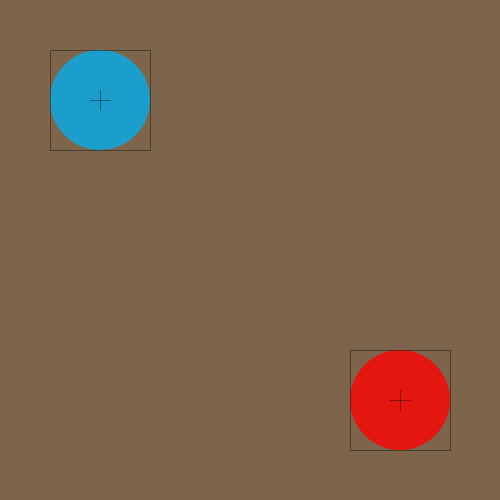
Frame 1 (no input)
Frame 60 (the mouse pressed at the canvas centre just before this capture): identical to frame 1, image omitted
Frame 120 (the mouse held since frame 60 and released just before this capture): identical to frame 1, image omitted

The Processing sketch that drew this single still picture (run headless with seeded random() and noise(); from frame 60 on, the mouse is pressed at the canvas centre):

// Processing sketch: PointBall_BallBallCollisionDetection
// ── PointBall_BallBallCollisionDetection.pde
/*
POINT/BALL, BALL/BALL COLLISION DETECTION
 Jeff Thompson
 April 2011
 
 Demonstrates basic point/ball and ball/ball collision detection using a
 series of "if" statements and bounding boxes.
 
 Nearly all games are built on the intersection of objects; from complex 
 actions like gunfire, car collisions, or hitting a baseball to the very 
 simple like walking up to a wall without going through it or exerting 
 force on a box without pushing past its surface.  
 
 While it appears complex, collision detection is simply a series of “if” 
 statements that determine whether an object’s right, left, top, and bottom 
 sides are at or past the sides of another object.  
 
 In this case we are essentially drawing a rectangle around objects, 
 regardless of their shape; this “bounding box” is normally ~80% smaller than
 the object to prevent unrealistic collisions, especially for sprites or other 
 oddly-shaped objects.
 
 EXTRA CREDIT:
 
 + When you click on any part of Ball One's bounding box, the ball jumps to center
   on the mouse; try limiting the clickable area to a small section around the
   crosshairs
   
 + Rollover color?
 
 + As you can see, the bounding boxes are a bit large; try adding a variable
   to your "if" statements that shrinks the testing area to around 80%, but do
   so as a variable you can change in the global variables section
   
 + Collision detection between one object and and an array can be done through
   a for loop, iterating through the array and testing each object; complicated
   but very cool 
 
 www.jeffreythompson.org
 
 */

// basic global variables
float ballOneX, ballOneY, ballTwoX, ballTwoY;
int ballSize = 100;

// variable to store color, in this case for the bounding boxes
color boundColor = color(0);


void setup() {

  size(500,500);
  noStroke();
  smooth();

  // draw rectangles from the center, like ellipses
  // this will make drawing the bounding boxes easier
  rectMode(CENTER);

  // set initial location of balls
  ballOneX = 100;
  ballOneY = 100;
  ballTwoX = width-100;
  ballTwoY = height-100;

}


void draw() {

  // draw over screen at start of frame
  // note the placement, since we're drawing rectangles from the center
  fill(124,101,75);
  rect(width/2,height/2, width,height);

  // draw Ball Two
  fill(255,0,0, 200);
  ellipse(ballTwoX,ballTwoY, ballSize,ballSize);
  // bounding box
  stroke(boundColor, 100);
  noFill();
  rect(ballTwoX,ballTwoY, ballSize,ballSize);
  // crosshairs
  stroke(0, 100);
  line(ballTwoX-10,ballTwoY, ballTwoX+10,ballTwoY);
  line(ballTwoX,ballTwoY-10, ballTwoX,ballTwoY+10);
  // reset stroke to none
  noStroke();

  // point/ball collision (mouse, ball)
  // if mouse is over the bounding box, move Ball One,
  // otherwise ignore the click
  if (mousePressed &&                   // click
      mouseX >= ballOneX-ballSize/2 &&  // left
      mouseX <= ballOneX+ballSize/2 &&  // right
      mouseY >= ballOneY-ballSize/2 &&  // top
      mouseY <= ballOneY+ballSize/2) {  // bottom

      // set center position to mouse coords
      // note: not perfect
      ballOneX = mouseX;
      ballOneY = mouseY;

      // change fill color on click
      fill (0,74,139, 200);
  }
  else {               
    fill (0,174,239, 200);    // otherwise, set fill color to light blue
  }

  // draw Ball One
  ellipse(ballOneX, ballOneY, ballSize,ballSize);
  // bounding box
  stroke(boundColor, 100);
  noFill();
  rect(ballOneX,ballOneY, ballSize,ballSize);
  // crosshairs
  stroke(0, 100);
  line(ballOneX-10,ballOneY, ballOneX+10,ballOneY);
  line(ballOneX,ballOneY-10, ballOneX,ballOneY+10);
  // reset stroke to none
  noStroke();

  // ball/ball collision
  // if the bounding boxes overlap, change their color to white
  if (ballOneX + ballSize/2 >= ballTwoX - ballSize/2 &&  // right
      ballOneX - ballSize/2 <= ballTwoX + ballSize/2 &&  // left
      ballOneY + ballSize/2 >= ballTwoY - ballSize/2 &&  // top
      ballOneY - ballSize/2 <= ballTwoY + ballSize/2) {  // bottom

      boundColor = color(255);      // change bounding box color
  }
  else { 
      boundColor = color(0);        // otherwise, set to normal
  }
  
}
